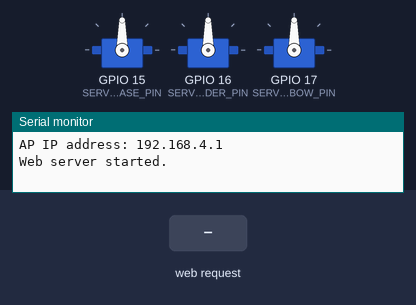
Simulated run of this sketch. Board: ESP32. On the bench: 3 × servo, the last lines printed to the serial monitor. The test bench sets the inputs (shaded band).

Above: at 1.2 s.
1.3 s: HTTP request GET /set received
At 1.6 s:
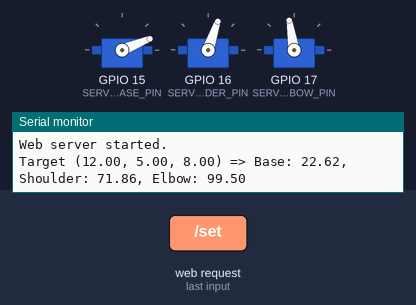
2.8 s: HTTP request GET /set?x=1 received
At 4.0 s:
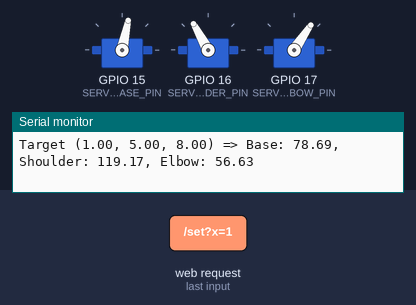
4.3 s: HTTP request GET /set?x=0 received
At 5.1 s:
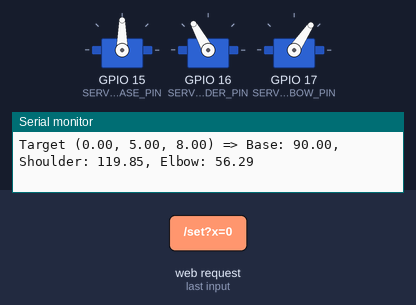
5.8 s: HTTP request GET /set?x=120 received
At 6.2 s:
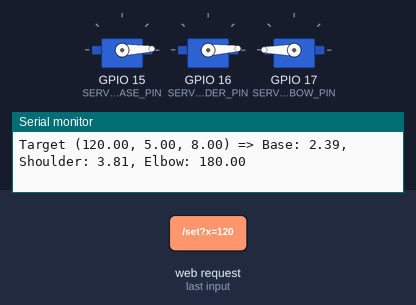
7.3 s: HTTP request GET /set?y=120 received
At 8.5 s:
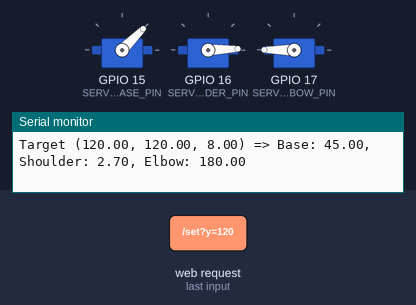
8.8 s: HTTP request GET /set?z=120 received
At 9.7 s:
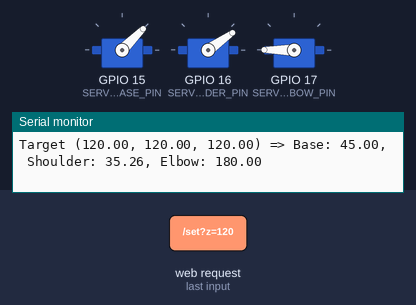
Timing chart, 0 to 11.3 s (numbered marks = the images above; inputs shaded):
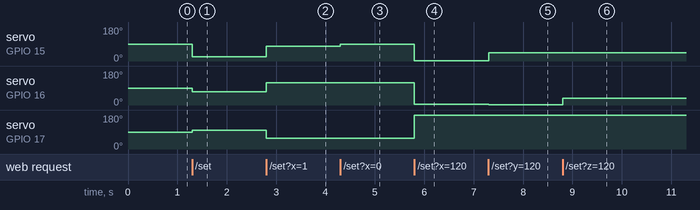

The sketch:

roboArm.ino
```cpp
#include <ESP32Servo.h>
#include <WiFi.h>
#include <WebServer.h>

// ==== WiFi AP Setup ====
const char* ssid = "RobotArm_AP";

const char* password = "12345678";

WebServer server(80);

// ==== Servo Setup ====
Servo servoBase;
Servo servoShoulder;
Servo servoElbow;

const int SERVO_BASE_PIN = 15;
const int SERVO_SHOULDER_PIN = 16;
const int SERVO_ELBOW_PIN = 17;

// ==== Robot Arm Geometry ====
const float L1 = 10.0;  // length of first arm segment (cm)
const float L2 = 10.0;  // length of second arm segment (cm)

// Target coords
float targetX = 12.0;
float targetY = 5.0;
float targetZ = 8.0;

// ==== Inverse Kinematics ====
void inverseKinematics(float x, float y, float z, float &thetaBase, float &thetaShoulder, float &thetaElbow) {
  // 1. Base rotation
  thetaBase = atan2(y, x) * 180.0 / PI;

  // 2. Distance in XY plane
  float r = sqrt(x * x + y * y);
  float D = sqrt(r * r + z * z);

  // 3. Elbow
  float cosElbow = (L1*L1 + L2*L2 - D*D) / (2 * L1 * L2);
  cosElbow = constrain(cosElbow, -1.0, 1.0);
  thetaElbow = acos(cosElbow) * 180.0 / PI;

  // 4. Shoulder
  float cosShoulder = (L1*L1 + D*D - L2*L2) / (2 * L1 * D);
  cosShoulder = constrain(cosShoulder, -1.0, 1.0);
  float shoulderAngle = acos(cosShoulder);

  float angleToTarget = atan2(z, r);
  thetaShoulder = (angleToTarget + shoulderAngle) * 180.0 / PI;
}

// ==== Webpage ====
String htmlPage() {
  String page = R"rawliteral(
<!DOCTYPE html>
<html>
<head>
  <title>ESP32 Robot Arm</title>
  <style>
    body { font-family: Arial; text-align: center; background: #f0f0f0; }
    h1 { color: #333; }
    .slider-container { margin: 20px; }
    input[type=range] { width: 80%; }
    .value { font-size: 20px; }
  </style>
</head>
<body>
  <h1>3-Axis Robot Arm Control</h1>

  <div class="slider-container">
    <label>X: <span id="xVal">12</span></label><br>
    <input type="range" min="0" max="20" value="12" id="xSlider" oninput="updateValue('x')">
  </div>

  <div class="slider-container">
    <label>Y: <span id="yVal">5</span></label><br>
    <input type="range" min="0" max="20" value="5" id="ySlider" oninput="updateValue('y')">
  </div>

  <div class="slider-container">
    <label>Z: <span id="zVal">8</span></label><br>
    <input type="range" min="0" max="20" value="8" id="zSlider" oninput="updateValue('z')">
  </div>

  <script>
    function updateValue(axis) {
      let val = document.getElementById(axis + "Slider").value;
      document.getElementById(axis + "Val").innerText = val;
      fetch("/set?" + axis + "=" + val);
    }
  </script>
</body>
</html>
)rawliteral";
  return page;
}

// ==== Handlers ====
void handleRoot() {
  server.send(200, "text/html", htmlPage());
}

void handleSet() {
  if (server.hasArg("x")) targetX = server.arg("x").toFloat();
  if (server.hasArg("y")) targetY = server.arg("y").toFloat();
  if (server.hasArg("z")) targetZ = server.arg("z").toFloat();

  float thetaBase, thetaShoulder, thetaElbow;
  inverseKinematics(targetX, targetY, targetZ, thetaBase, thetaShoulder, thetaElbow);

  servoBase.write((int)thetaBase);
  servoShoulder.write((int)thetaShoulder);
  servoElbow.write((int)thetaElbow);

  Serial.printf("Target (%.2f, %.2f, %.2f) => Base: %.2f, Shoulder: %.2f, Elbow: %.2f\n",
                targetX, targetY, targetZ, thetaBase, thetaShoulder, thetaElbow);

  server.send(200, "text/plain", "OK");
}

// ==== Setup ====
void setup() {
  Serial.begin(115200);

  // Servo attach
  servoBase.attach(SERVO_BASE_PIN);
  servoShoulder.attach(SERVO_SHOULDER_PIN);
  servoElbow.attach(SERVO_ELBOW_PIN);

  // Start WiFi AP
  WiFi.softAP(ssid, password);
  Serial.print("AP IP address: ");
  Serial.println(WiFi.softAPIP());

  // Routes
  server.on("/", handleRoot);
  server.on("/set", handleSet);
  server.begin();
  Serial.println("Web server started.");
}

void loop() {
  server.handleClient();
}
```

Measured:
- after the input at 1.3 s, servo on GPIO 15 (SERVO_BASE_PIN): 90° → 22° at once; servo on GPIO 16 (SERVO_SHOULDER_PIN): 90° → 71° at once; servo on GPIO 17 (SERVO_ELBOW_PIN): 90° → 99° at once
- after the input at 2.8 s, servo on GPIO 15 (SERVO_BASE_PIN): 22° → 78° at once; servo on GPIO 16 (SERVO_SHOULDER_PIN): 71° → 119° at once; servo on GPIO 17 (SERVO_ELBOW_PIN): 99° → 56° at once
- after the input at 4.3 s, servo on GPIO 15 (SERVO_BASE_PIN): 78° → 90° at once
- after the input at 5.8 s, servo on GPIO 15 (SERVO_BASE_PIN): 90° → 2° at once; servo on GPIO 16 (SERVO_SHOULDER_PIN): 119° → 3° at once; servo on GPIO 17 (SERVO_ELBOW_PIN): 56° → 180° at once
- after the input at 7.3 s, servo on GPIO 15 (SERVO_BASE_PIN): 2° → 45° at once; servo on GPIO 16 (SERVO_SHOULDER_PIN): 3° → 2° at once
- after the input at 8.8 s, servo on GPIO 16 (SERVO_SHOULDER_PIN): 2° → 35° at once
